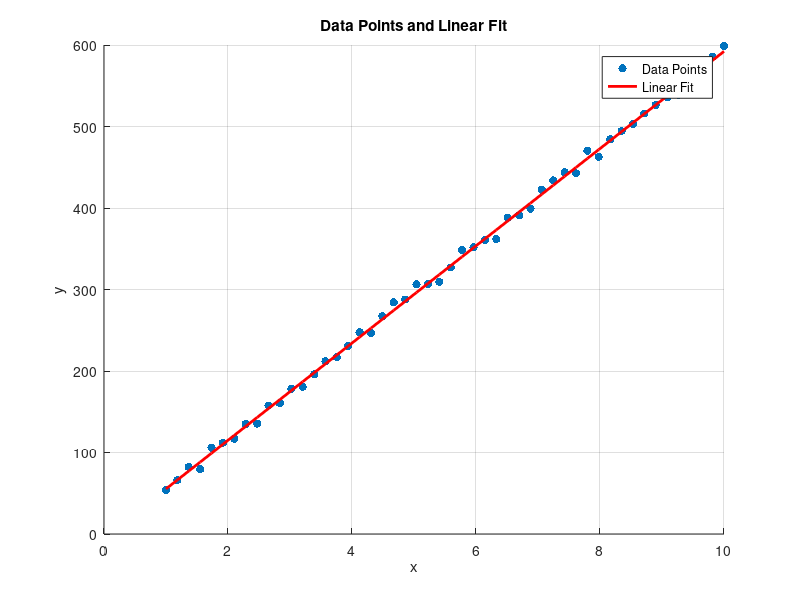

This figure's MATLAB source:
R =59;
n = 50; 
x = linspace(1, 10, n);
y = R * x + randn(1, n) * 5; 
figure;
scatter(x, y, 'filled');
hold on;
p = polyfit(x, y, 1); 
y_fit = polyval(p, x);
plot(x, y_fit, '-r', 'LineWidth', 2);
xlabel('x');
ylabel('y');
title('Data Points and Linear Fit');
legend('Data Points', 'Linear Fit');
grid on;